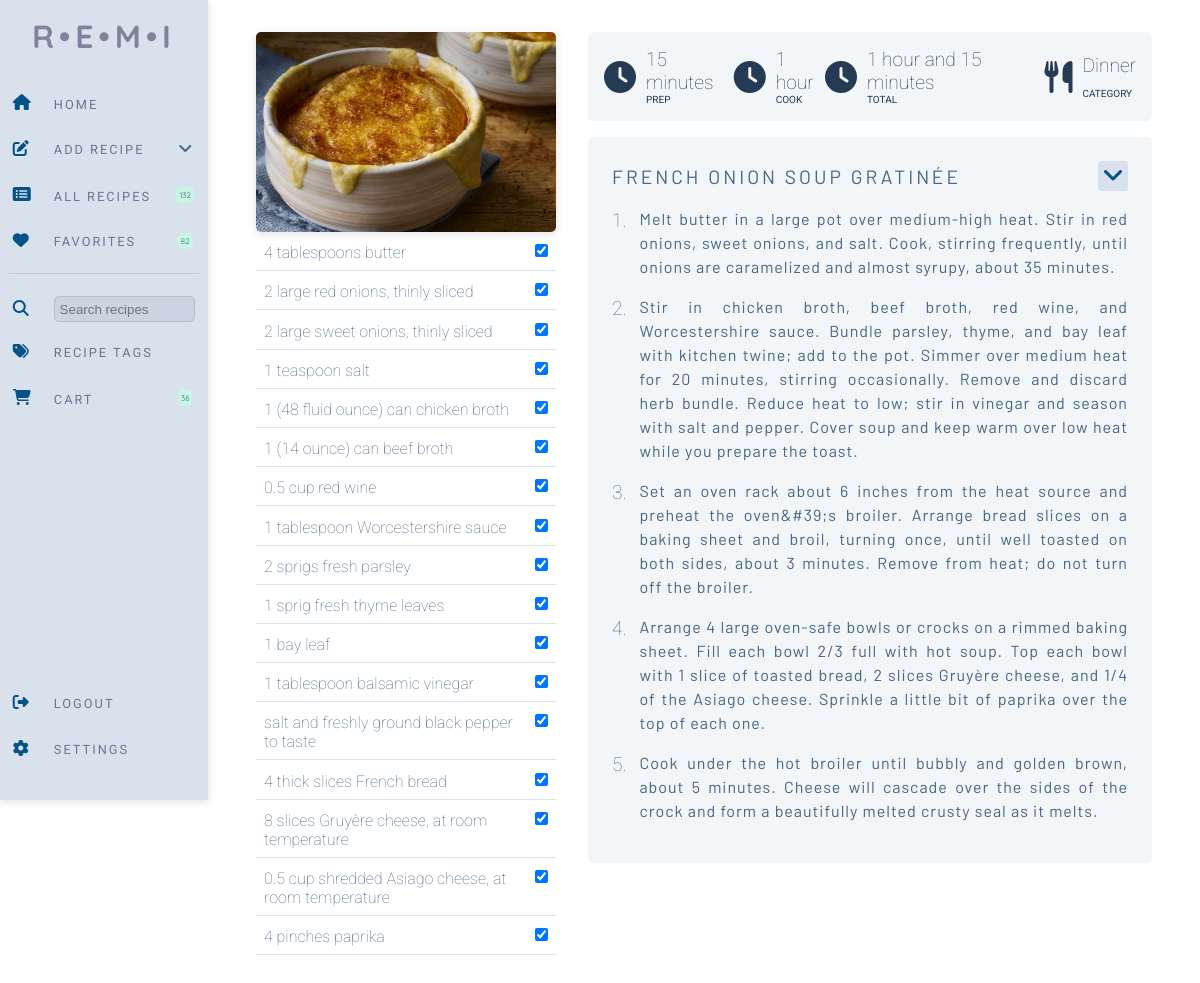
The page /random_recipe (signed in) on the database its author committed.
### website/models.py (models this page shows)
class Recipe(db.Model):
    id = db.Column(db.Integer, primary_key=True)
    uuid = db.Column(db.Integer, primary_key=False)
    username = db.Column(db.Integer, db.ForeignKey('user.id'))
    recipe_name = db.Column(db.String(200))
    prep_time = db.Column(db.Integer, primary_key=False)
    cook_time = db.Column(db.Integer, primary_key=False)
    total_time = db.Column(db.Integer, primary_key=False)
    ingredients = db.Column(db.String())
    servings = db.Column(db.String())
    ingredients_quantity = db.Column(db.String())
    ingredients_measurement = db.Column(db.String())
    instructions = db.Column(db.String())
    instructions_json = db.Column(db.String())
    original_url = db.Column(db.String())
    date_parsed = db.Column(db.String())
    image = db.Column(db.String())
    favorite = db.Column(db.Boolean, default=False)
    category = db.Column(db.String())
    ingredient_list = db.relationship('Ingredients')
    tags = db.relationship('Tag', secondary=recipe_tag, backref='recipe')

class Ingredients(db.Model):
    id = db.Column(db.Integer, primary_key=True)
    uuid = db.Column(db.Integer, primary_key=False)
    recipe = db.Column(db.Integer, db.ForeignKey('recipe.uuid'))
    ingredient = db.Column(db.String())
    ing_type = db.Column(db.String(), default="misc")
    ing_display = db.Column(db.String(), default="Misc.")

### website/views.py (the view, shortened to what this page needs)
@views.route('/random_recipe', methods=['POST', 'GET'])
@login_required
def random_recipe():
    shopping_list = ShoppingList.query.count()
    recipe = Recipe.query.filter_by(username=current_user.id).group_by(func.random()).first()
    ingredients = Ingredients.query.filter_by(uuid=recipe.uuid).all()
    instructions_json = json.loads(recipe.instructions_json)
    return render_template("view_recipe.html", recipe=recipe, ingredients=ingredients, user=current_user,
                           shopping_list=shopping_list, view_id=recipe.uuid, instructions_json=instructions_json)

### website/__init__.py (called while the page is built)
def create_app():
    app = Flask(__name__)
    app.config['SECRET_KEY'] = 'sdf897sdf987'
    app.config['SQLALCHEMY_DATABASE_URI'] = f'sqlite:///{DB_NAME}'
    db.init_app(app)
    migrate.init_app(app, db)
    from .views import views
    from .auth import auth
    app.register_blueprint(views, url_prefix='/')
    app.register_blueprint(auth, url_prefix='/')
    from .models import User, Recipe
    with app.app_context():
        db.create_all()
    login_manager = LoginManager()
    login_manager.login_view = 'auth.login'
    login_manager.init_app(app)
    @login_manager.user_loader
    def load_user(id):
        return User.query.get(int(id))
    return app

### website/templates/view_recipe.html (shortened to what this page needs)
{% extends "base.html" %}  {% block content %}
<form method="POST">
<div class="view-recipe">
  <div class="ingredient-list">
    <img
    class="instruction-img"
    src="{{ url_for('static', filename=recipe.image) }}"
  />
    {% for ingredient in ingredients %}
    <div class="ingredient-wrapper">
      <div class="ingredient">
        {{ ingredient.ingredient }}<input
      </div>
      <div class="ingredient-check">
        <input
          type="checkbox"
          value="{{ ingredient.ingredient }}"
          id="ingredients"
          name="ingredients"
          checked
        />
      </div>
    </div>
    {% endfor %}
  </div>
  <div class="recipe-instructions">
    <div class="information-wrapper">
          <div class="recipe-icons">
            <i class="fa-solid fa-clock fa-2x"></i>
            <p>{{ recipe.prep_time }}</p>
            <span class="stat-title">Prep</span>
          </div>
          <div class="recipe-icons">
            <i class="fa-solid fa-clock fa-2x"></i>
            <p>{{ recipe.cook_time }}</p>
            <span class="stat-title">Cook</span>
          </div>
          <div class="recipe-icons">
            <i class="fa-solid fa-clock fa-2x"></i>
            <p>{{ recipe.total_time }}</p>
            <span class="stat-title">Total</span>
          </div>
          <div class="recipe-icons">
            <i class="fa-solid fa-utensils fa-2x"></i>
            <p>{{ recipe.category }}</p>
            <span class="stat-title">Category</span>
          </div>
    </div>
    <div class="recipe-grid-wrapper">
      <div class="recipe-menu-wrapper">
        <div class="recipe-title">{{ recipe.recipe_name }}</div>
        <div class="recipe-dropdown">
          <div class="recipe-menu" onclick="menutoggle()">
            <i class="fa-solid fa-angle-down fa-xl"></i>
          </div>
        </div>
      </div>
      {% for key,value in instructions_json.items() %}
      <div class="counter"><span class="number">{{ loop.index }}.</span></div>
      <div class="step">{{ value }}</div>
      {% endfor %}
    </div>
  </div>
</div>
</form>
{% endblock %}

### website/static/test.css (style rules this page uses)
* { margin: 0; padding: 0; box-sizing: border-box; }
:root { --nav-background: #D9E2EC; --main-background: white; --logo-color: rgba(49, 41, 77, 0.512); --nav-items-color: #486581; --nav-icon-color: #035388; --nav-items-hover: #BCCCDC; --nav-text-color: rgba(68, 60, 104, 0.678); --search-input-color: #c1cdda92; --pill-background: #C6F7E2; --recipe-card-background: #F0F4F8; --primary-button: #035388; --secondary-button: #D9E2EC; --recipe-tag-background: #f0f4f8e5; --instructions-background: #f0f4f8c7; }
.view-recipe { display: grid; grid-template-columns: 300px 1fr; gap: 2rem; margin: 2rem; margin-left: 3rem; margin-right: 3rem; }
.ingredient-list { display: flex; gap: .2rem; flex-direction: column; }
.ingredient-wrapper { display: grid; grid-template-columns: 1fr auto; border-bottom: 1px solid; border-color: #D9E2EC; }
.ingredient { font-family: 'Roboto', sans-serif; color: var(--nav-items-color); font-weight: 100; padding: .5rem; }
.ingredient-check { padding: .5rem; }
.recipe-instructions { display: flex; flex-direction: column; gap: 1rem; }
.recipe-grid-wrapper { background-color: var(--instructions-background); border-radius: 5px; padding: 1.5rem; display: grid; grid-template-columns: auto 1fr; grid-auto-flow: row; }
.instruction-img { width: 100%; height: 200px; object-fit: cover; border-radius: 5px; box-shadow: rgba(99, 99, 99, 0.2) 0px 2px 8px 0px; }
.recipe-menu-wrapper { display: grid; grid-template-columns: 1fr auto; gap: .5rem; width: 100%; grid-column: 1 / span 2; align-items:center; justify-content: end; margin-bottom: 1rem; position: relative; }
.recipe-menu { background-color: var(--nav-background); color: var(--nav-icon-color); border-radius: 3px; width: 30px; height: 30px; display: grid; align-items: center; justify-content: center; }
.recipe-title { font-family: 'Barlow', sans-serif; text-transform: uppercase; letter-spacing: 3px; font-size: 1.2rem; color: var(--nav-items-color); }
.counter { padding: 0; font-family: 'Roboto', sans-serif; color: var(--nav-items-color); font-size: 1.2rem; font-weight: 100; margin-right: .8rem; margin-top: 2px; }
.step { padding: 0; font-family: 'Barlow', sans-serif; color: var(--nav-items-color); letter-spacing: 1px; margin-bottom: 1rem; text-align: justify; line-height: 1.5; }
.information-wrapper { margin-top: 0; padding: 1rem; display: flex; background-color: #f3f6f9; border-radius: 5px; justify-content: space-around; }
.stat-title { grid-column-start: 2; }
.recipe-icons { color: #243B53; display: grid; grid-template-columns: auto 1fr; grid-auto-flow: row; align-items: center; justify-content: center; }
.recipe-icons i { grid-row: 1 / span 2; margin-right: 10px; }
.recipe-icons p { font-family: 'Roboto', sans-serif; font-size: 1.2rem; font-weight: 100; }
.recipe-icons span { font-family: 'Roboto', sans-serif; text-transform: uppercase; font-size: 10px; }

### rows shown on the page
Recipe: image (picture), prep_time "15 minutes", cook_time "1 hour", total_time "1 hour and 15 minutes", category "Dinner", recipe_name "FRENCH ONION SOUP GRATINÉE"
Ingredients: ingredient "4 tablespoons butter"
Ingredients: ingredient "2 large red onions, thinly sliced"
Ingredients: ingredient "2 large sweet onions, thinly sliced"
Ingredients: ingredient "1 teaspoon salt"
Ingredients: ingredient "1 (48 fluid ounce) can chicken broth"
Ingredients: ingredient "1 (14 ounce) can beef broth"
Ingredients: ingredient "0.5 cup red wine"
Ingredients: ingredient "1 tablespoon Worcestershire sauce"
Ingredients: ingredient "2 sprigs fresh parsley"
Ingredients: ingredient "1 sprig fresh thyme leaves"
Ingredients: ingredient "1 bay leaf"
Ingredients: ingredient "1 tablespoon balsamic vinegar"
Ingredients: ingredient "salt and freshly ground black pepper to taste"
Ingredients: ingredient "4 thick slices French bread"
Ingredients: ingredient "8 slices Gruyère cheese, at room temperature"
Ingredients: ingredient "0.5 cup shredded Asiago cheese, at room temperature"
Ingredients: ingredient "4 pinches paprika"

### other values the page prints
{{ shopping_list }} "36"
{{ value }} "Melt butter in a large pot over medium-high heat. Stir in red onions, sweet onions, and salt. Cook, stirring frequently, until onions are caramelized and almost syrupy, about 35 minutes." "Cook under the hot broiler until bubbly and golden brown, about 5 minutes. Cheese will cascade over the sides of the crock and form a beautifully melted crusty seal as it melts."
